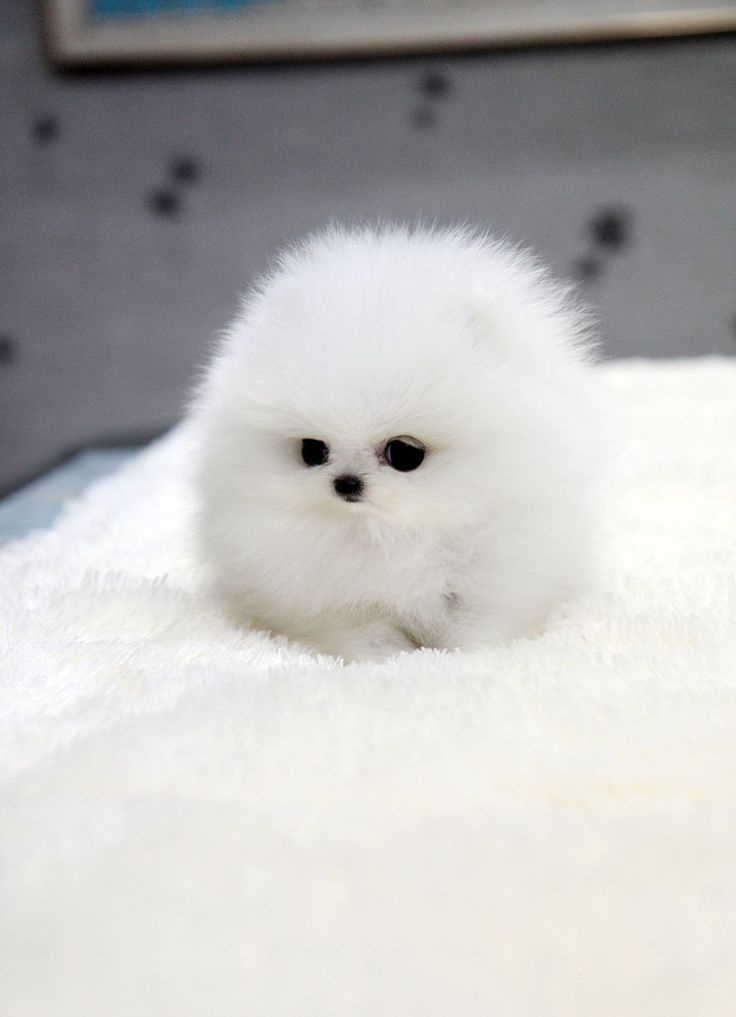
#> input picture uas2/Conversion/gambar1.jpg, 736 x 1017 px
$ python RGBtoCMYK.py
#> lines starting #> are read from the running program, lines starting #| are printed output that depends on the picture
"""
@author: Beni Mardian | 181011402818
"""

import numpy as np
import cv2

# Read color image
img = cv2.imread('gambar1.jpg')
#> img is the input picture: shape (1017, 736, 3); mean B, G, R 187, 188.1, 189.3

# Get the image's height, width, and channels
height,width,channel = img.shape
#> height = 1017; width = 736; channel = 3

# Create blank CMY image
img_cmyk = np.zeros((height,width,3))

# Create blank CMYK image
#img_cmyk = np.zeros((height,width,4))

#CALCULATE
for i in np.arange(height):
    for j in np.arange(width):
        r = img.item(i,j,0)
        g = img.item(i,j,1)
        b = img.item(i,j,2)

        # RGB to CMY
        c = 1 - (r/255.)
        m = 1 - (g/255.)
        y = 1 - (b/255.)

        # [15 lines of commented-out code are left out]

        img_cmyk.itemset((i,j,0),int(c*100))
        img_cmyk.itemset((i,j,1),int(m*100))
        img_cmyk.itemset((i,j,2),int(y*100))
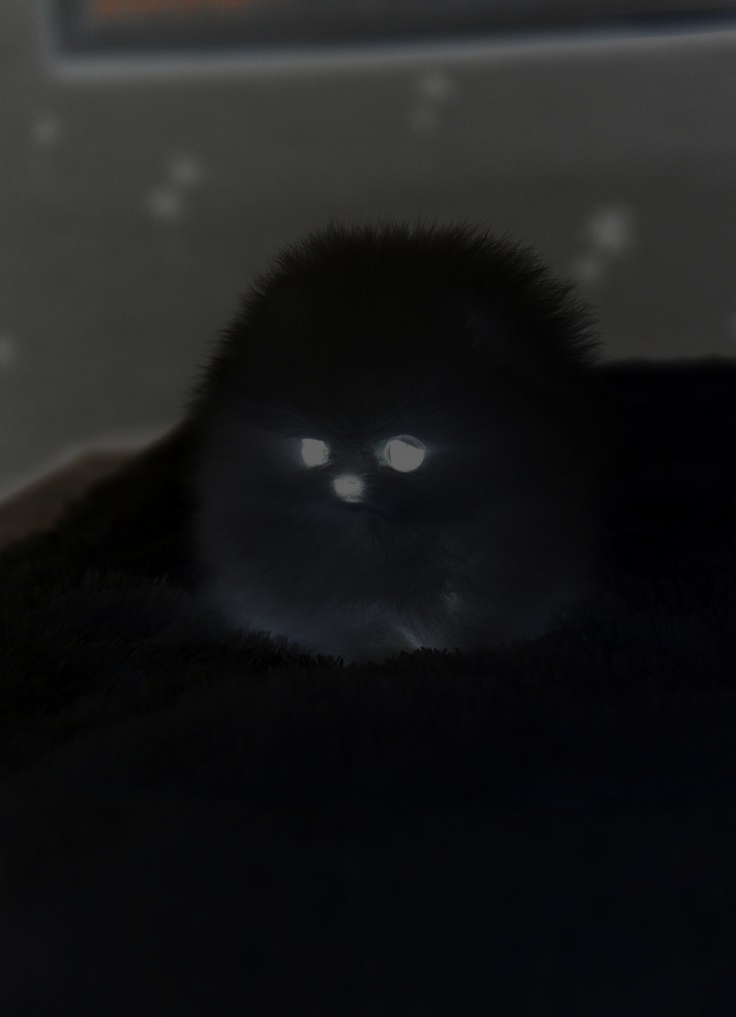
#> img_cmyk: shape (1017, 736, 3) float64; mean B, G, R 26.2, 25.7, 25.3
        # write K to image
#        img_cmyk.itemset((i,j,3),K)

# Write image
cv2.imwrite('image_cmyk.jpg',img_cmyk)
# View Image
cv2.imshow('image',img_cmyk)
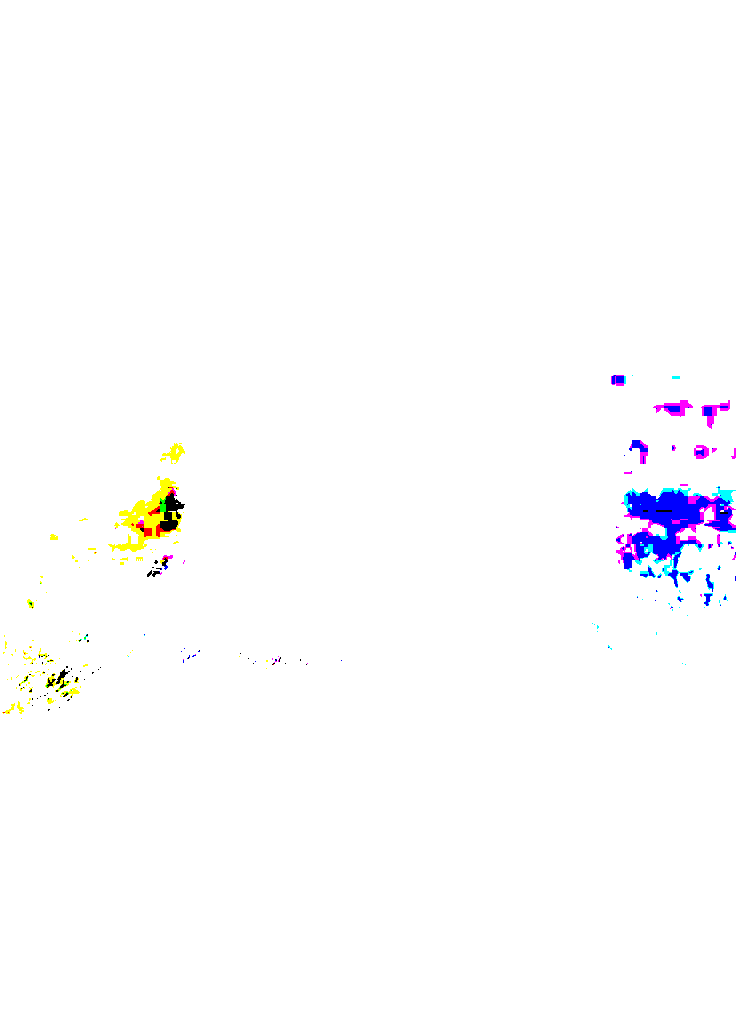
#> window 'image': shape (1017, 736, 3); mean B, G, R 253.7, 252.4, 252.8
cv2.waitKey(0)
cv2.destroyAllWindows()
